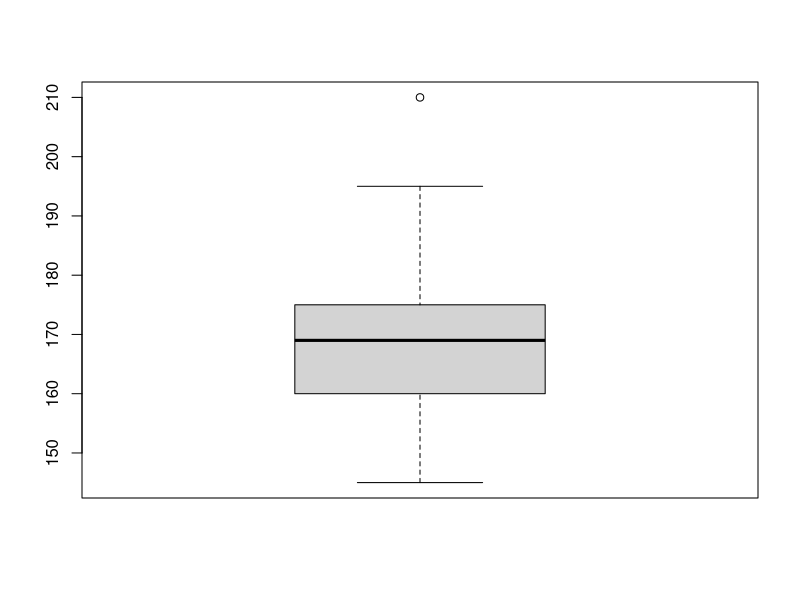
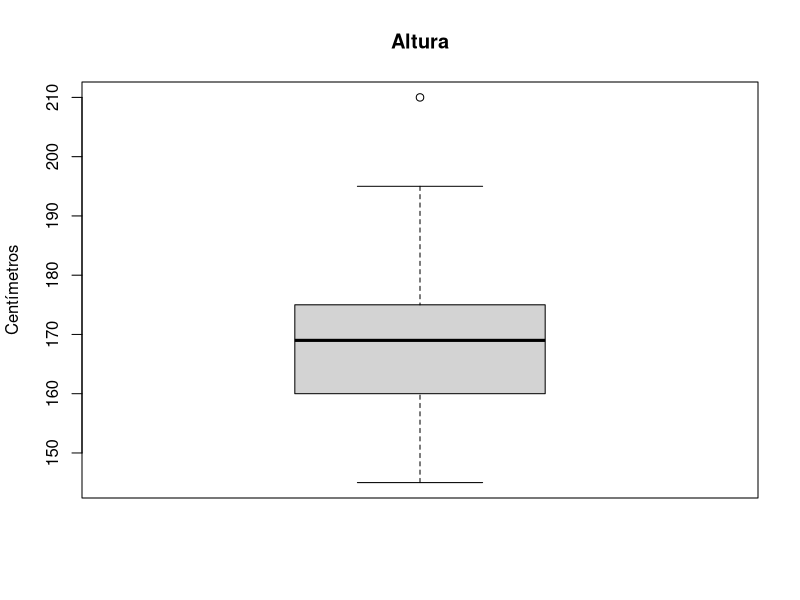
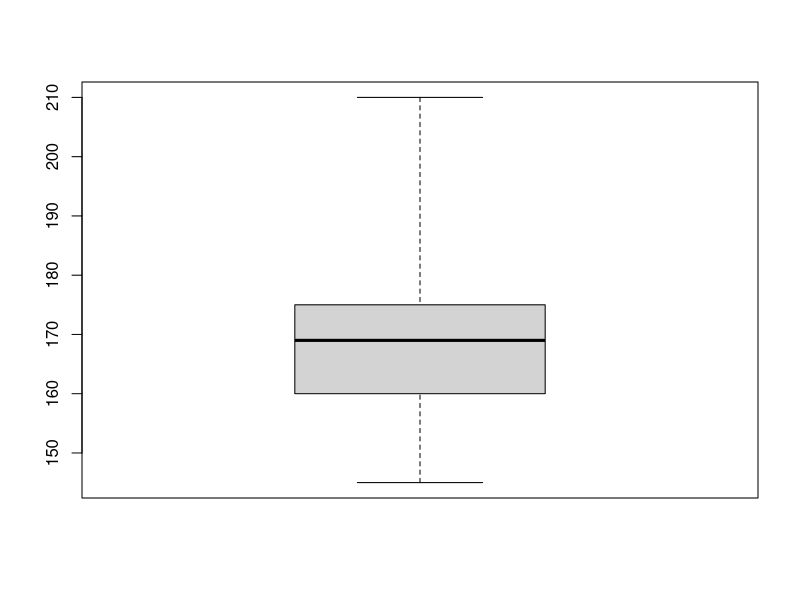
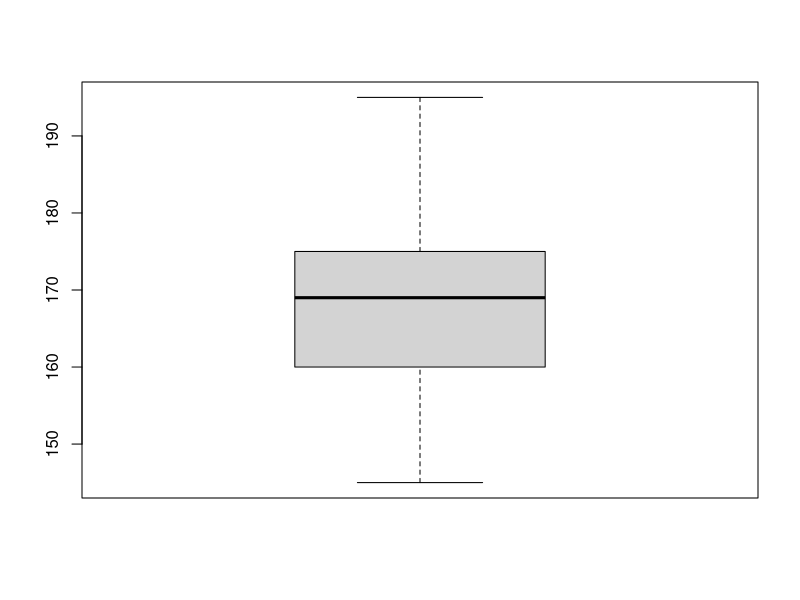
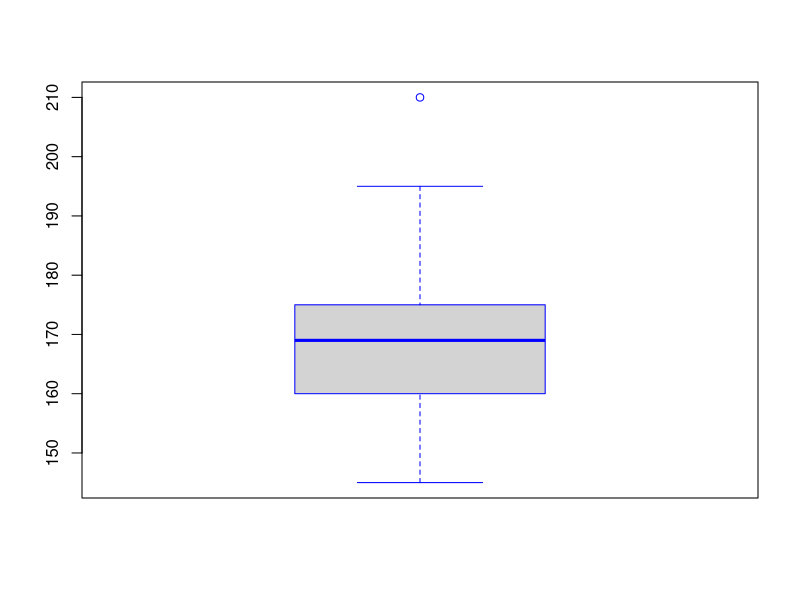
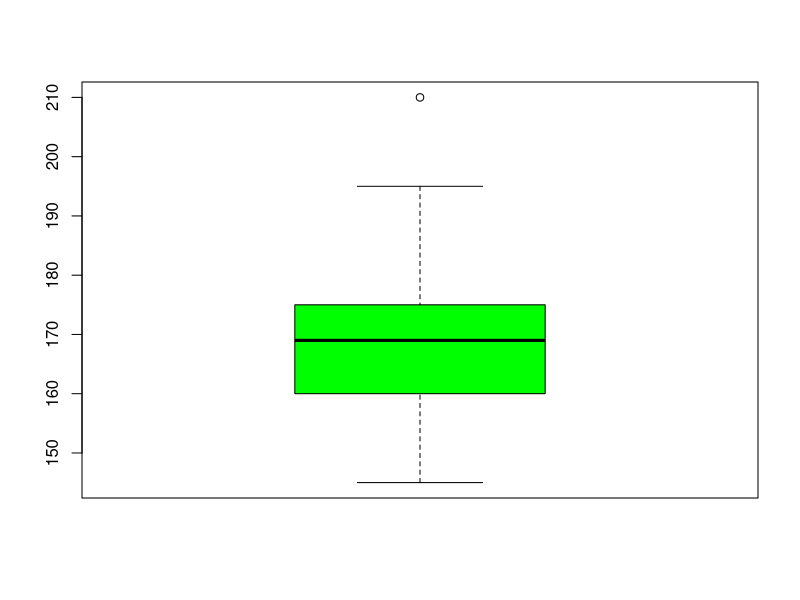
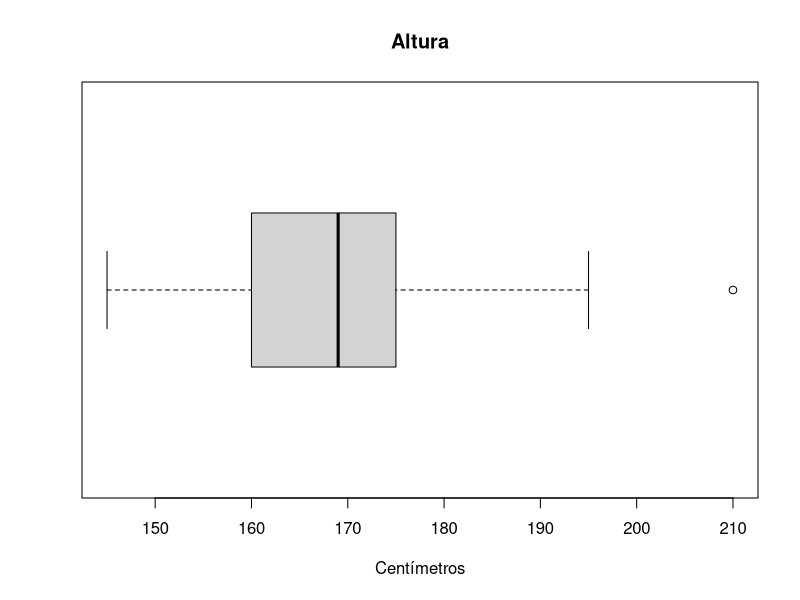
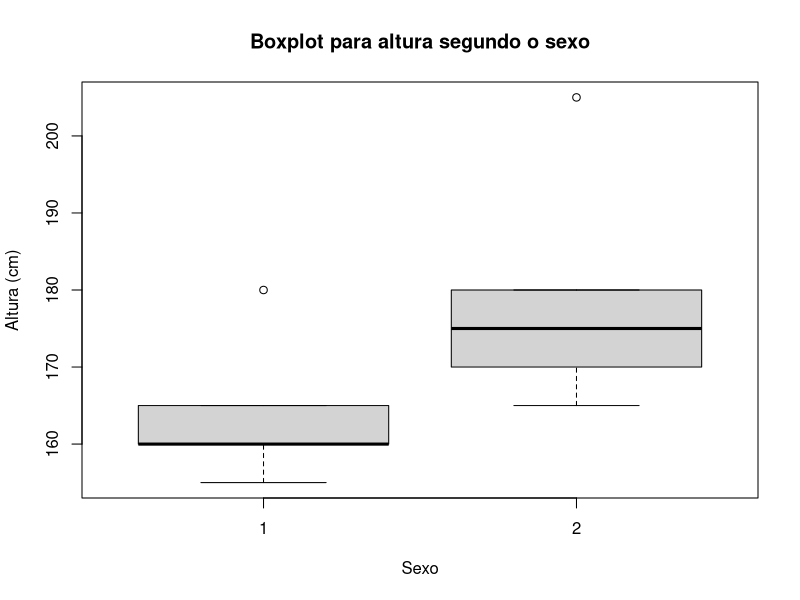

Source code (R) for these figures, in order:
## ---- chunk 1
altura <- c(150, 175, 155, 168, 160, 155, 165, 170, 175, 180, 
            165, 160, 170, 175, 210, 190, 195, 170, 145, 162)
boxplot(altura)
## ---- chunk 2
boxplot(altura, main = "Altura", ylab = "Centímetros")
## ---- chunk 3
boxplot(altura, range = 0)
## ---- chunk 4
boxplot(altura, outline = FALSE)
## ---- chunk 5
boxplot(altura, border = "blue")
## ---- chunk 6
boxplot(altura, col = "green")
## ---- chunk 7
boxplot(altura, horizontal = TRUE, main = "Altura", xlab = "Centímetros")
## ---- chunk 8
altura_F <- c(155, 160, 165, 160, 180)
altura_M <- c(165, 175, 170, 180, 205)
## ---- chunk 9
boxplot(altura_F, altura_M)
title("Boxplot para altura segundo o sexo", xlab = "Sexo", ylab = "Altura (cm)")
## ---- chunk 10
boxplot(altura_F, altura_M, main = "Boxplot para altura segundo o sexo",
        xlab = "Sexo", ylab = "Altura (cm)",
        names = c("Feminino", "Masculino"))
## ---- chunk 11
boxplot(altura_F, altura_M, boxwex = 0.2)
boxplot(altura_F, altura_M, boxwex = 0.7)
## ---- chunk 12
boxplot(altura_F, altura_M, staplewex = 0.2)
boxplot(altura_F, altura_M, staplewex = 0.6)
